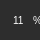
    <widget class="QFrame" name="frame_21">
     <property name="geometry">
      <rect>
       <x>670</x>
       <y>750</y>
       <width>40</width>
       <height>40</height>
      </rect>
     </property>
     <property name="styleSheet">
      <string notr="true">QFrame{
background-color: rgb(45, 45, 45);
border-radius:20px;
}</string>
     </property>
     <property name="frameShape">
      <enum>QFrame::StyledPanel</enum>
     </property>
     <property name="frameShadow">
      <enum>QFrame::Plain</enum>
     </property>
     <widget class="QWidget" name="horizontalLayoutWidget_19">
      <property name="geometry">
       <rect>
        <x>6</x>
        <y>10</y>
        <width>37</width>
        <height>21</height>
       </rect>
      </property>
      <layout class="QHBoxLayout" name="horizontalLayout_19">
       <item>
        <widget class="QLabel" name="Finential_statistic1_56">
         <property name="styleSheet">
          <string notr="true">color:white;
background-color: rgba(255, 255, 255, 0);
font: 10px;
padding-left:5px;
text-align: right;</string>
         </property>
         <property name="text">
          <string>11</string>
         </property>
         <property name="wordWrap">
          <bool>true</bool>
         </property>
        </widget>
       </item>
       <item>
        <widget class="QLabel" name="Finential_statistic1_57">
         <property name="styleSheet">
          <string notr="true">color:white;
font: 10px;
background-color:rgba(255, 255, 255, 0);</string>
         </property>
         <property name="frameShadow">
          <enum>QFrame::Raised</enum>
         </property>
         <property name="text">
          <string>%</string>
         </property>
         <property name="wordWrap">
          <bool>true</bool>
         </property>
        </widget>
       </item>
      </layout>
     </widget>
    </widget>
